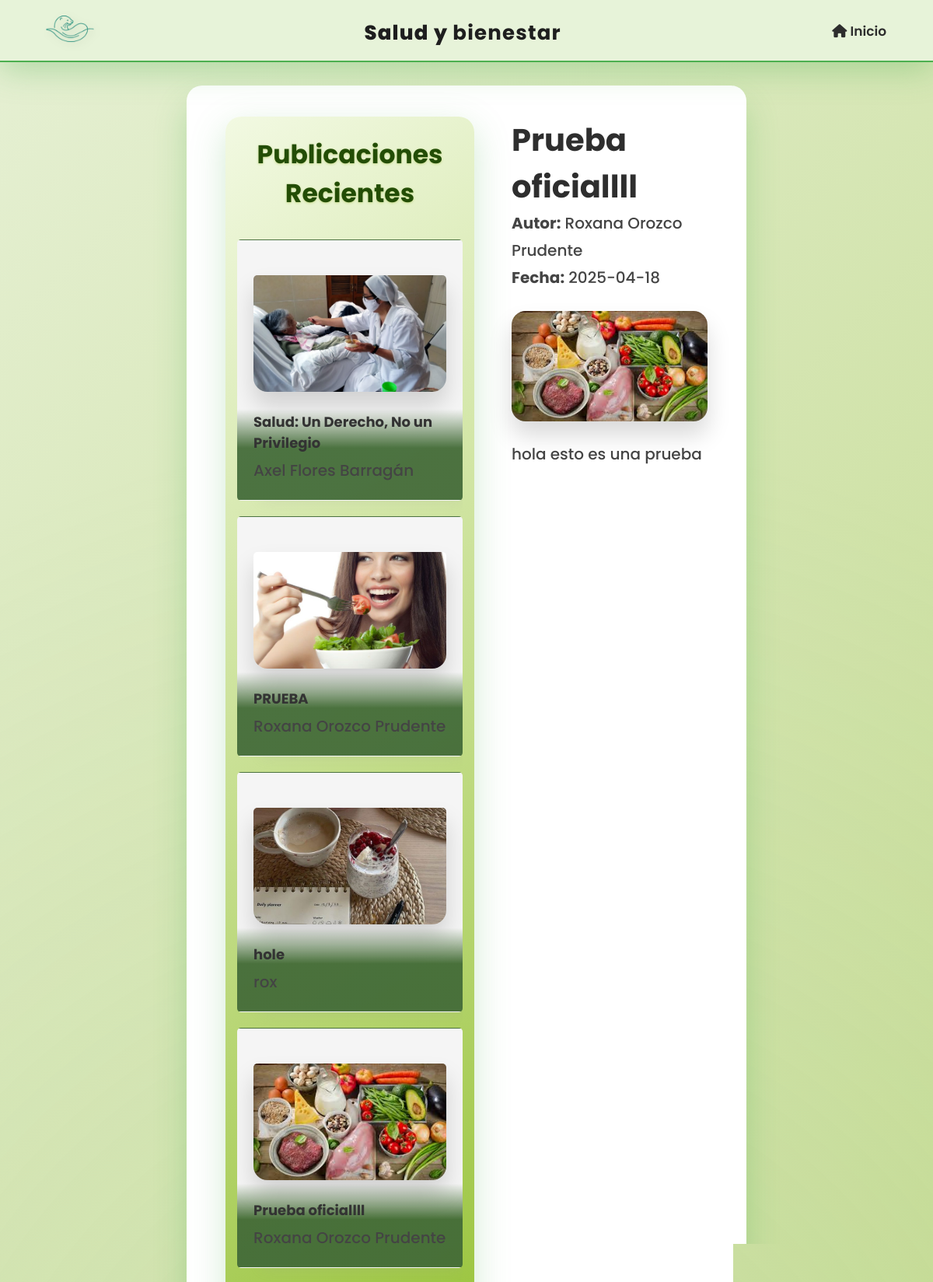
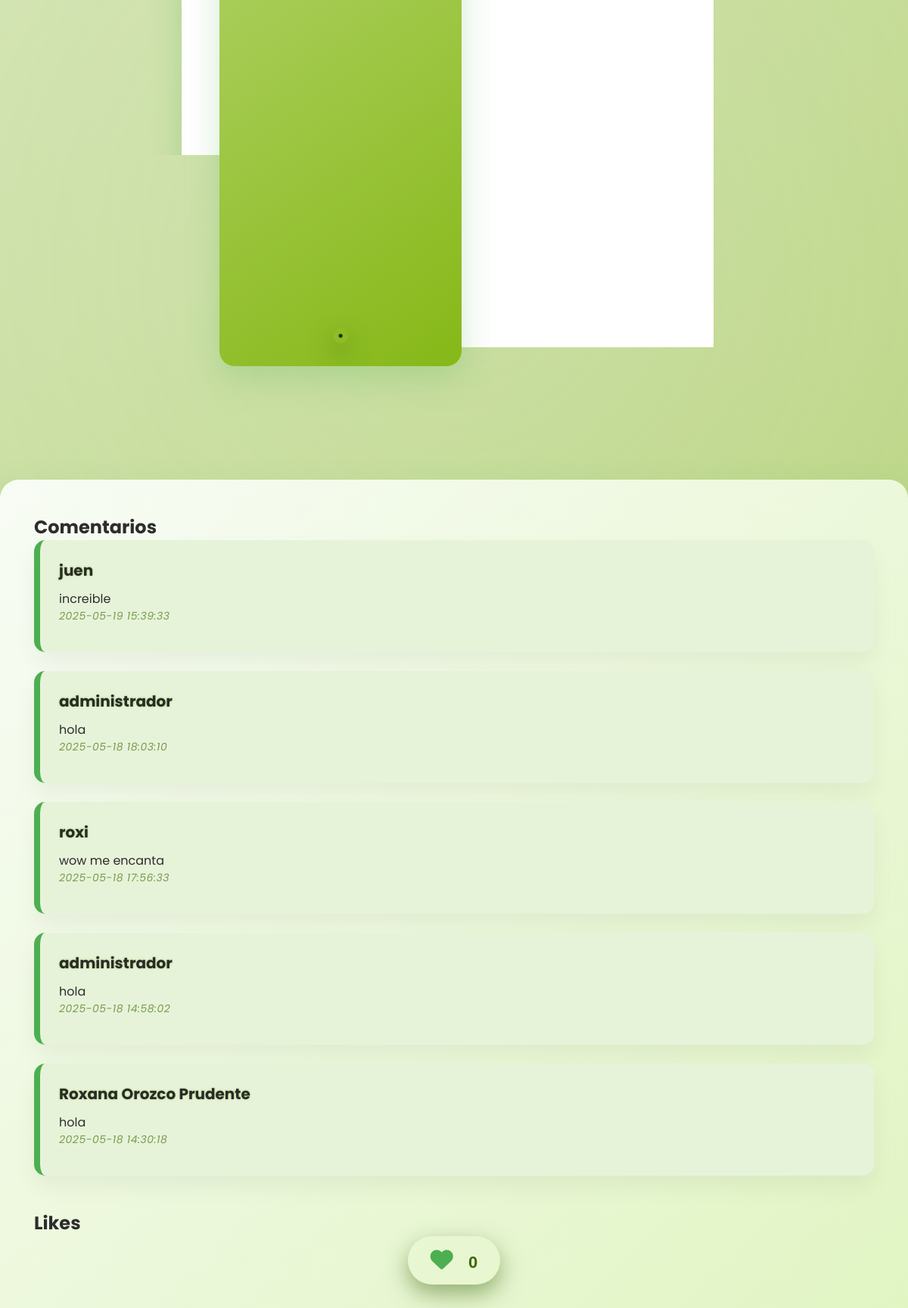
Page /detalle_publicacion.php?id=4 (signed in, upper part) on the committed database (2 pictures, top to bottom).
### tables this page shows
CREATE TABLE `publicaciones` (
  `publicacion` int(11) NOT NULL,
  `titulo` varchar(50) NOT NULL,
  `autor` varchar(50) NOT NULL,
  `contenido` text NOT NULL,
  `resumen` text NOT NULL,
  `imagen` text NOT NULL,
  `fecha` date NOT NULL
);

CREATE TABLE `comentarios` (
  `id` int(11) NOT NULL,
  `publicacion_id` int(11) NOT NULL,
  `usuario_id` int(11) NOT NULL,
  `comentario` text NOT NULL,
  `fecha` timestamp NOT NULL DEFAULT current_timestamp()
);

CREATE TABLE `usuarios` (
  `id` int(11) NOT NULL,
  `nombre` varchar(250) NOT NULL,
  `usuario` varchar(250) NOT NULL,
  `email` varchar(100) DEFAULT NULL,
  `contraseña` varchar(250) NOT NULL,
  `id_cargo` int(11) NOT NULL
);

### detalle_publicacion.php (the view, shortened to what this page needs)
<?php
$con = connection();
if (isset($_GET['id'])) {
    $id = $_GET['id'];
    if (isset($_SESSION['usuario_id'])) {
        $usuario_id = $_SESSION['usuario_id'];
    } else {
        header('Location: inicioSesion.php');
        exit;
    }
    $sql = "SELECT * FROM publicaciones WHERE publicacion = '$id'";
    $query = mysqli_query($con, $sql);
    $post = mysqli_fetch_assoc($query);
    if ($post) {
        $sql_recent = "SELECT * FROM publicaciones ORDER BY fecha DESC LIMIT 5";
        $query_recent = mysqli_query($con, $sql_recent);
        $sql_comments = "SELECT c.*, u.nombre AS nombre_usuario
                        FROM comentarios c
                        JOIN usuarios u ON c.usuario_id = u.id
                        WHERE c.publicacion_id = '$id'
                        ORDER BY c.fecha DESC";
        $query_comments = mysqli_query($con, $sql_comments);
        $sql_like = "SELECT * FROM likes WHERE publicacion_id = '$id' AND usuario_id = '$usuario_id'";
        $query_like = mysqli_query($con, $sql_like);
        $has_liked = mysqli_num_rows($query_like) > 0;
    } else {
        echo "Publicación no encontrada.";
        exit;
    }
} else {
    echo "ID de publicación no proporcionado.";
    exit;
}
?>
<!DOCTYPE html>
<html lang="es">
<head>
    <link rel="stylesheet" href="detallepublicacion.css">
    <link rel="stylesheet" href="https://cdnjs.cloudflare.com/ajax/libs/font-awesome/6.5.1/css/all.min.css">
    <link rel="stylesheet" type="text/css" href="https://cdnjs.cloudflare.com/ajax/libs/slick-carousel/1.8.1/slick.min.css"/>
<link rel="stylesheet" type="text/css" href="https://cdnjs.cloudflare.com/ajax/libs/slick-carousel/1.8.1/slick-theme.min.css"/>
</head>
<body id="body-posts">
    <header>
        <div class="contenido-header">
            <div class="menu-tips">
                <div class="logo-ods">
                    <img src="imagenWeb/img9.png" alt="">
                </div>
                <h1><a href="indexUsuario.php">Salud y <b>bienestar</b></a></h1>
                <div class="menu-contenido">
                    <nav>
                        <ul>
                            <li><a href="indexUsuario.php"><i class="fas fa-home"></i> Inicio</a></li>
                        </ul>
                    </nav>
                </div>
            </div>
        </div>
    </header>
<main class="posts-contenido">
    <div class="post-slider">
    <div class="slider-title">
        <h2>Publicaciones Recientes</h2>
    </div>
    <div class="post-wrapper">
        <div class="slick-slider">
            <?php while ($recent_post = mysqli_fetch_assoc($query_recent)): ?>
                <div class="post">
                    <a href="detalle_publicacion.php?id=<?php echo $recent_post['publicacion']; ?>">
                        <img src="../imagenWeb/<?php echo htmlspecialchars($recent_post['imagen']); ?>" alt="Imagen de la publicación" class="slider-image" />
                        <div class="post-info">
                            <h3><?php echo htmlspecialchars($recent_post['titulo']); ?></h3>
                            <p><?php echo htmlspecialchars($recent_post['autor']); ?></p>
                        </div>
                    </a>
                </div>
            <?php endwhile; ?>
        </div>
    </div>
</div>
    <div class="contenido-publicacion">
        <h1><?php echo htmlspecialchars($post['titulo']); ?></h1>
        <p><strong>Autor:</strong> <?php echo htmlspecialchars($post['autor']); ?></p>
        <p><strong>Fecha:</strong> <?php echo htmlspecialchars($post['fecha']); ?></p>
        <img src="../imagenWeb/<?php echo htmlspecialchars($post['imagen']); ?>" alt="Imagen de la publicación" />
        <p><?php echo nl2br(htmlspecialchars($post['contenido'])); ?></p>
    </div>
</main>
<div class="comentarios-likes">
    <h2>Comentarios</h2>
    <div class="comentarios-container">
        <?php while ($comment = mysqli_fetch_assoc($query_comments)): ?>
            <div class="comentario">
                <h4><?php echo htmlspecialchars($comment['nombre_usuario']); ?></h4>
                <p><?php echo htmlspecialchars($comment['comentario']); ?></p>
                <p class="fecha-comentario"><?php echo htmlspecialchars($comment['fecha']); ?></p>
            </div>
        <?php endwhile; ?>
    </div>
    <h2>Likes</h2>
    <div class="likes-container">
        <button id="like-button" class="<?php echo $has_liked ? 'liked' : ''; ?>">
            <i class="fas fa-heart"></i> <span id="like-count"><?php echo mysqli_num_rows($query_like); ?></span>
        </button>
    </div>
</div>
</body>
</html>

### rows in the picture
publicaciones: imagen (picture), titulo "Salud: Un Derecho, No un Privilegio", autor "Axel Flores Barragán"
publicaciones: imagen (picture), titulo "PRUEBA", autor "Roxana Orozco Prudente"
publicaciones: imagen (picture), titulo "hole", autor "rox"
publicaciones: imagen (picture), titulo "Prueba oficiallll", autor "Roxana Orozco Prudente", fecha "2025-04-18", contenido "hola esto es una prueba"
publicaciones: imagen (picture)
comentarios: usuario.nombre "juen", comentario "increible", fecha "2025-05-19 15:39:33"
comentarios: usuario.nombre "administrador", comentario "hola", fecha "2025-05-18 18:03:10"
comentarios: usuario.nombre "roxi", comentario "wow me encanta", fecha "2025-05-18 17:56:33"
comentarios: usuario.nombre "administrador", comentario "hola", fecha "2025-05-18 14:58:02"
comentarios: usuario.nombre "Roxana Orozco Prudente", comentario "hola", fecha "2025-05-18 14:30:18"

### other values in the picture
mysqli_num_rows($query_like) "0"
